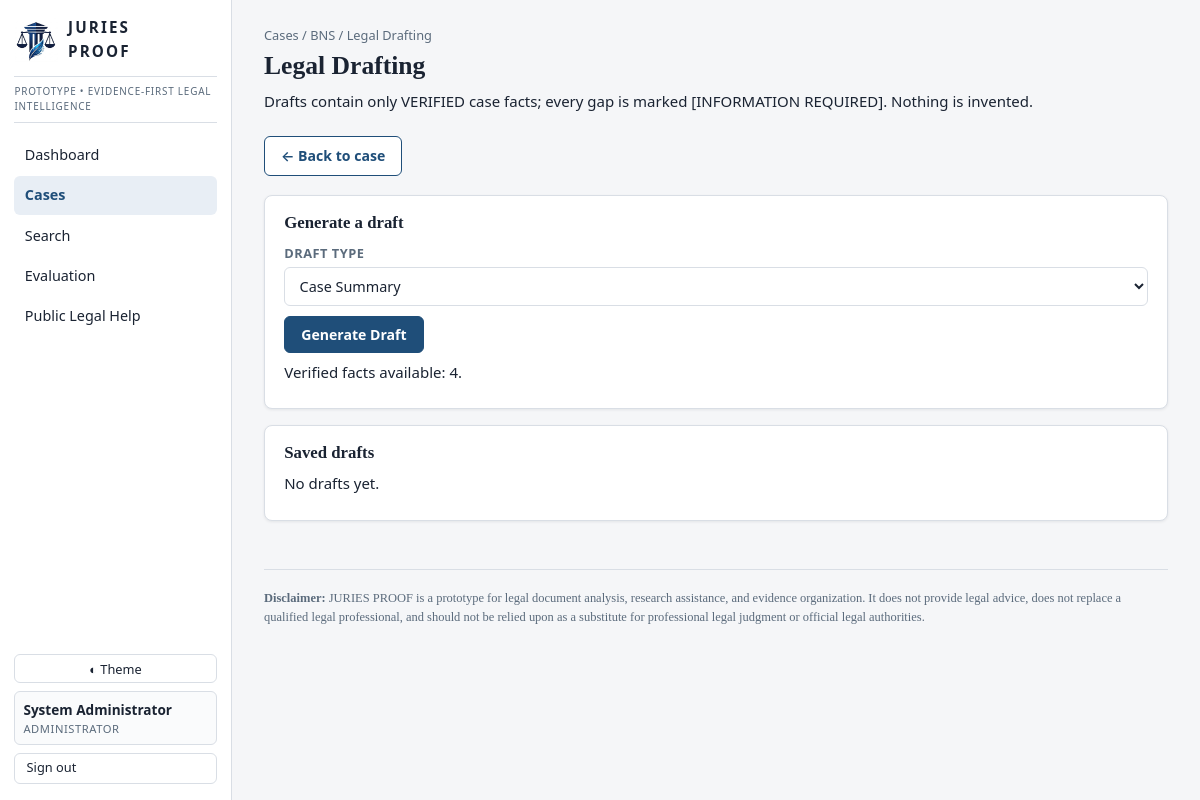
The app's page /cases/CASE-0002/draft (signed in) with its own data.
### tables this page shows
CREATE TABLE users (
    id INTEGER PRIMARY KEY AUTOINCREMENT,
    username TEXT UNIQUE NOT NULL,
    password_hash TEXT NOT NULL,
    role TEXT NOT NULL DEFAULT 'analyst',
    display_name TEXT,
    created_at TEXT NOT NULL
);

CREATE TABLE cases (
    id TEXT PRIMARY KEY,
    title TEXT NOT NULL,
    case_type TEXT,
    jurisdiction TEXT,
    status TEXT NOT NULL DEFAULT 'Open',
    description TEXT,
    parties TEXT,
    tags TEXT,
    created_at TEXT NOT NULL,
    updated_at TEXT NOT NULL
);

### app.py (the view, shortened to what this page needs)
@app.route("/cases/<case_id>/draft", methods=["GET", "POST"])
@login_required
@roles_allowed("admin", "analyst", "law_enforcement")
def drafting_page(case_id):
    case = query("SELECT * FROM cases WHERE id=?", (case_id,), one=True)
    if not case:
        abort(404)
    draft = None
    drafts = query("SELECT * FROM drafts WHERE case_id=? ORDER BY created_at DESC", (case_id,))
    return render_template("drafting.html", case=case, drafts=drafts, draft=draft,
                           kinds=DRAFT_KINDS, facts=_verified_facts(case_id))

### app.py (called while the page is built)
def current_user():
    uid = session.get("uid")
    if not uid:
        return None
    return query("SELECT * FROM users WHERE id = ?", (uid,), one=True)

def login_required(f):
    @wraps(f)
    def wrapper(*args, **kwargs):
        if not session.get("uid"):
            return redirect(url_for("login"))
        return f(*args, **kwargs)
    return wrapper

def roles_allowed(*roles):
    def deco(f):
        @wraps(f)
        def wrapper(*args, **kwargs):
            user = current_user()
            if not user:
                return redirect(url_for("login"))
            if user["role"] not in roles:
                flash("You do not have access to that area.", "warning")
                return redirect(url_for("public_help"))
            return f(*args, **kwargs)
        return wrapper
    return deco

@app.context_processor
def inject_globals():
    user = current_user()
    return dict(now=datetime.utcnow(), current_user=user,
                role_labels=ROLE_LABELS, app_name="JURIES PROOF",
                llm_configured=config.llm_configured())

def _verified_facts(case_id):
    return query("SELECT * FROM claims WHERE case_id=? AND status='VERIFIED' ORDER BY created_at DESC LIMIT 15", (case_id,))

### jp/config.py (called while the page is built)
def llm_configured():
    return bool(GEMINI_API_KEY or OPENAI_API_KEY)

### jp/db.py (called while the page is built)
def get_db():
    os.makedirs(os.path.dirname(DB_PATH), exist_ok=True)
    conn = sqlite3.connect(DB_PATH)
    conn.row_factory = sqlite3.Row
    conn.execute("PRAGMA foreign_keys = ON")
    return conn

def query(sql, params=(), one=False):
    conn = get_db()
    cur = conn.execute(sql, params)
    rows = cur.fetchall()
    conn.close()
    return (rows[0] if rows else None) if one else rows

### templates/drafting.html (shortened to what this page needs)
{% extends "base.html" %}
{% block content %}
<div class="page-head">
  <div>
    <div class="crumbs"><a href="{{ url_for('cases_page') }}">Cases</a> /
      <a href="{{ url_for('case_detail', case_id=case.id) }}">{{ case.title }}</a> / Legal Drafting</div>
    <h1>Legal Drafting</h1>
    <p class="meta">Drafts contain only VERIFIED case facts; every gap is marked [INFORMATION REQUIRED]. Nothing is invented.</p>
  </div>
  <a class="btn btn-secondary" href="{{ url_for('case_detail', case_id=case.id) }}">← Back to case</a>
</div>
{% if current_user.role in ['admin','analyst','law_enforcement'] %}
<div class="card">
  <h3>Generate a draft</h3>
  <form method="post">
    <label for="kind">Draft type</label>
    <select id="kind" name="kind">
      {% for k, label in kinds.items() %}<option value="{{ k }}">{{ label }}</option>{% endfor %}
    </select>
    <button type="submit" class="btn" style="margin-top:.6rem;">Generate Draft</button>
  </form>
  <p class="meta" style="margin-top:.5rem;">Verified facts available: {{ facts|length }}.
    {% if not facts %}No verified facts yet — ask evidence questions first; drafts will show [INFORMATION REQUIRED].{% endif %}</p>
</div>
{% endif %}
<div class="card">
  <h3>Saved drafts</h3>
  {% if drafts %}
  <table class="data">
    <thead><tr><th>Title</th><th>Type</th><th>Created</th><th></th></tr></thead>
    <tbody>
      {% for d in drafts %}
      <tr><td>{{ d.title }}</td><td class="meta">{{ d.kind }}</td><td class="meta">{{ d.created_at[:16].replace('T',' ') }}</td>
        <td><details><summary style="cursor:pointer;color:var(--accent);font-size:.8rem;">View</summary>
          <div class="evidence-box" style="white-space:pre-wrap;margin-top:.5rem;">{{ d.content }}</div></details></td></tr>
      {% endfor %}
    </tbody>
  </table>
  {% else %}<p class="meta">No drafts yet.</p>{% endif %}
</div>
{% endblock %}

### templates/base.html (shortened to what this page needs)
<!DOCTYPE html>
<html lang="en" data-theme="light">
<head>
  <link rel="stylesheet" href="{{ url_for('static', filename='css/style.css') }}">
</head>
<body>
  <div class="layout">
    <aside class="sidebar">
      <a class="brand" href="{{ url_for('dashboard') }}">
        <img src="{{ url_for('static', filename='img/logo.png') }}" alt="JURIES PROOF logo" class="brand-logo">
        <span class="brand-text">JURIES<br>PROOF</span>
      </a>
      <p class="banner">PROTOTYPE &bull; EVIDENCE-FIRST LEGAL INTELLIGENCE</p>
      {% if current_user and current_user.role != 'public' %}
      <nav class="nav">
        <a href="{{ url_for('dashboard') }}" class="{{ 'active' if request.path in ['/', '/dashboard'] }}">Dashboard</a>
        <a href="{{ url_for('cases_page') }}" class="{{ 'active' if request.path.startswith('/cases') and 'research' not in request.path }}">Cases</a>
        <a href="{{ url_for('global_search') }}" class="{{ 'active' if request.path.startswith('/search') }}">Search</a>
        <a href="{{ url_for('evaluation_page') }}" class="{{ 'active' if request.path.startswith('/evaluation') }}">Evaluation</a>
        <a href="{{ url_for('public_help') }}">Public Legal Help</a>
      </nav>
      {% else %}
      <nav class="nav">
        <a href="{{ url_for('public_help') }}" class="{{ 'active' if request.path.startswith('/public-help') }}">Public Legal Help</a>
      </nav>
      {% endif %}
      <div class="sidebar-footer">
        <button id="theme-toggle" class="btn btn-ghost btn-sm" type="button" aria-label="Toggle light/dark theme">◐ Theme</button>
        {% if current_user %}
          <div class="user-chip">
            <span class="user-name">{{ current_user.display_name or current_user.username }}</span>
            <span class="user-role">{{ role_labels[current_user.role] }}</span>
          </div>
          <a class="btn btn-ghost btn-sm" href="{{ url_for('logout') }}">Sign out</a>
        {% endif %}
      </div>
    </aside>
    <main class="content">
      {% block content %}{% endblock %}
      <footer class="footer">
        <p><strong>Disclaimer:</strong> JURIES PROOF is a prototype for legal document analysis, research assistance, and evidence organization. It does not provide legal advice, does not replace a qualified legal professional, and should not be relied upon as a substitute for professional legal judgment or official legal authorities.</p>
      </footer>
    </main>
  </div>
</body>
</html>

### static/css/style.css (style rules this page uses)
:root, [data-theme="light"] { --bg: #f5f6f8; --surface: #ffffff; --surface-2: #fafbfc; --border: #d9dee5; --text: #1a2332; --text-muted: #5b6b7c; --accent: #1f4e79; --accent-soft: #e8eef5; --ok: #1e7a3c; --ok-bg: #e5f3e9; --warn: #8a6d00; --warn-bg: #faf3d7; --warn2: #a34e00; --warn2-bg: #fbe9dc; --bad: #a02020; --bad-bg: #f8e3e3; --gray-bg: #eceff2; --gray-text: #5b6b7c; --shadow: 0 1px 3px rgba(16, 24, 40, .08); }
* { box-sizing: border-box; }
html, body { margin: 0; padding: 0; }
body { font-family: Georgia, "Times New Roman", serif; background: var(--bg); color: var(--text); font-size: 15px; line-height: 1.55; }
h1, h2, h3, h4 { font-family: "Palatino Linotype", Palatino, Georgia, serif; line-height: 1.25; margin: 0 0 .5rem; }
h1 { font-size: 1.6rem; }
h3 { font-size: 1.05rem; }
a { color: var(--accent); text-decoration: none; }
p { margin: .4rem 0; }
code, .mono, .meta, table, .badge, .btn { font-family: "Segoe UI", system-ui, -apple-system, sans-serif; }
.layout { display: flex; min-height: 100vh; }
.sidebar { width: 232px; flex-shrink: 0; background: var(--surface); border-right: 1px solid var(--border); display: flex; flex-direction: column; padding: 1rem .9rem; gap: .8rem; position: sticky; top: 0; height: 100vh; }
.brand { display: flex; align-items: center; gap: .6rem; }
.brand-logo { width: 44px; height: 44px; object-fit: contain; }
.brand-text { font-weight: 700; letter-spacing: .14em; font-size: .95rem; color: var(--text); font-family: "Segoe UI", system-ui, sans-serif; }
.banner { font-family: "Segoe UI", system-ui, sans-serif; font-size: .62rem; letter-spacing: .08em; color: var(--text-muted); border-top: 1px solid var(--border); border-bottom: 1px solid var(--border); padding: .45rem 0; text-transform: uppercase; margin: 0; }
.nav { display: flex; flex-direction: column; gap: 2px; }
.nav a { padding: .5rem .65rem; border-radius: 6px; color: var(--text); font-family: "Segoe UI", system-ui, sans-serif; font-size: .9rem; }
.nav a.active { background: var(--accent-soft); color: var(--accent); font-weight: 600; }
.sidebar-footer { margin-top: auto; display: flex; flex-direction: column; gap: .5rem; }
.user-chip { display: flex; flex-direction: column; padding: .4rem .5rem; background: var(--surface-2); border: 1px solid var(--border); border-radius: 6px; }
.user-name { font-size: .85rem; font-weight: 600; font-family: "Segoe UI", sans-serif; }
.user-role { font-size: .7rem; color: var(--text-muted); font-family: "Segoe UI", sans-serif; text-transform: uppercase; letter-spacing: .05em; }
.content { flex: 1; padding: 1.6rem 2rem 3rem; min-width: 0; max-width: 1400px; }
.footer { margin-top: 3rem; border-top: 1px solid var(--border); padding-top: .8rem; color: var(--text-muted); font-size: .78rem; }
.page-head { display: flex; justify-content: space-between; align-items: flex-start; gap: 1rem; margin-bottom: 1.2rem; flex-wrap: wrap; }
.crumbs { font-family: "Segoe UI", sans-serif; font-size: .8rem; color: var(--text-muted); margin-bottom: .3rem; }
.crumbs a { color: var(--text-muted); }
.card { background: var(--surface); border: 1px solid var(--border); border-radius: 8px; padding: 1.1rem 1.2rem; box-shadow: var(--shadow); margin-bottom: 1rem; }
.card h3 { margin-top: 0; }
.btn { display: inline-block; padding: .5rem 1rem; border-radius: 6px; cursor: pointer; border: 1px solid var(--accent); background: var(--accent); color: #fff; font-size: .88rem; font-weight: 600; text-decoration: none; }
.btn-secondary { background: var(--surface); color: var(--accent); }
.btn-ghost { background: transparent; border-color: var(--border); color: var(--text); font-weight: 500; }
.btn-sm { padding: .3rem .7rem; font-size: .8rem; }
label { display: block; font-family: "Segoe UI", sans-serif; font-size: .8rem; font-weight: 600; margin: .6rem 0 .2rem; color: var(--text-muted); text-transform: uppercase; letter-spacing: .04em; }
input[type=text], input[type=password], input[type=search], select, textarea { width: 100%; padding: .5rem .65rem; border: 1px solid var(--border); border-radius: 6px; background: var(--surface); color: var(--text); font-family: "Segoe UI", sans-serif; font-size: .9rem; }

### records on screen
users: display_name "System Administrator", role "ADMINISTRATOR"
cases: title "BNS"

### other values on screen
{{ facts|length }} "4"
form field kind "Case Summary"
